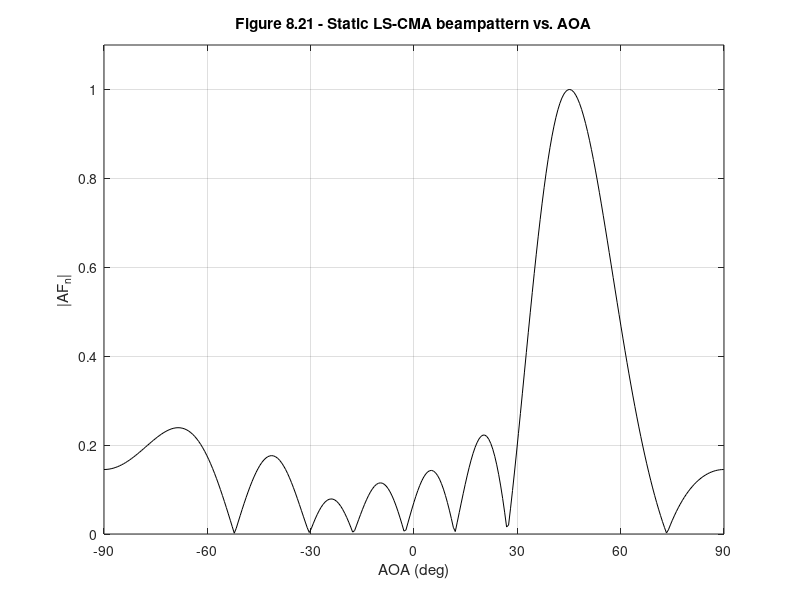

This chart was generated by the following MATLAB code:
%%%%%%%%%%%%%%%%%%%%%%%%%%%%%%%%%%%%%%%%%%%%%%%%%%%%%%%%%%%%%%%
%%                                                           %%
%%  ******************************************************   %%
%%  * Smart Antennas for Wireless Applications w/ Matlab *   %%
%%  ******************************************************   %%
%%                                                           %%
%% Chapter 8: Ex 8.11                                        %%
%%                                                           %%
%% Author: Frank Gross                                       %%
%% McGraw-Hill, 2005                                         %%
%% Date:  3/05/2005                                          %%
%%                                                           %%
%% This code produces Figure 8.21, a plot of the beampattern %%
%%     for a N = 8 ULA with d = 0.5, where the weights were  %%
%%     determined using the LS-CMA algorithm.                %%
%%                                                           %%
%% Note: This code contains one way in which multipath       %%
%%       components were created to produce dispersion.      %%
%%       Ex. 8.11b provides another.                         %%
%%       This file produces the one presented in the book.   %%
%%%%%%%%%%%%%%%%%%%%%%%%%%%%%%%%%%%%%%%%%%%%%%%%%%%%%%%%%%%%%%%  

%%------------------- Define Variables:----------------------%%
% N - # of elements in array                                  %
% d - element spacing in wavelengths                          %
% n - number of iteration to be performed                     %
% K - block length                                            %
% sig2 - zero mean Gaussian noise variance                    %
% Nchips - number of chips in binary sequence                 %
% nsamples - number of samples per chip                       %
% b - binary sequence                                         %
% b1 - direct path binary sequence                            %
% b2 - time delayed multipath component of binary seq.        %
% S - desired signal                                          %
% I - interfering signal                                      %
% thetaS - desired user AOA (deg)                             %
% theta1, theta2 - interferer AOA (deg)                       %
% vS,v1 - steering vectors of desired user and interferers    %
% x - total received signal                                   %
% Rnn - noise covariance matrix                               %
% Rxx - total received signal covariance matrix               %
% Rinv - inverse of Rxx                                       %
% w - weights of ULA determined using LMS algorithm           %
% y - array output                                            %
% theta - range of AOA's (rad)                                %
% AF - weighted array output                                  %
%%-----------------------------------------------------------%%

%%----- Given Values -----%%

N = 8; d = .5; n = 10; K = 100; sig2 = .01;

%%---- Create Binary Sequence -----%%

Nchips = 32; nsamples = 4;

btemp = sign(randn(1,Nchips));
b = [];
for i = 1:length(btemp),
	b = [b,btemp(i)*ones(1,nsamples)];
end

b1 = b(1:K); b2 = .3*b(3:K+2);

%%----- Desired Signal & Interferer definition-----%%

S = b1; thetaS = 45*pi/180;
I1 = b2; theta1 = -30*pi/180;

%%-----Calculate Array Steering Vectors -----%%

ii = 1:N;
vS = exp(1j*(ii-1)*2*pi*d*sin(thetaS));
v1 = exp(1j*(ii-1)*2*pi*d*sin(theta1));

x = vS.'*S+v1.'*I1;

%----- Solve for weights using static LS-CMA -----%

Rnn = sig2*eye(N); Rxx = x*x'/K + Rnn; Rinv = inv(Rxx);

w = ones(N,1);

for jj = 1:n
    r = w'*x;
    r = r./abs(r);
    w = Rinv*(x*r'/K);
end

w = w/w(1);

%%----- Plot Results -----%%

theta = -pi/2:.01:pi/2;
AF = zeros(1,length(theta));

for i = 1:N
    AF = AF + w(i)'*exp(j*(i-1)*2*pi*d*sin(theta));
end

figure(1), plot(theta*180/pi,abs(AF)/max(abs(AF)),'k')
xlabel('AOA (deg)'), ylabel('|AF_n|')
title('\bfFigure 8.21 - Static LS-CMA beampattern vs. AOA')
axis([-90 90 0 1.1]), grid on
set(gca,'xtick',[-90 -60 -30 0 30 60 90])